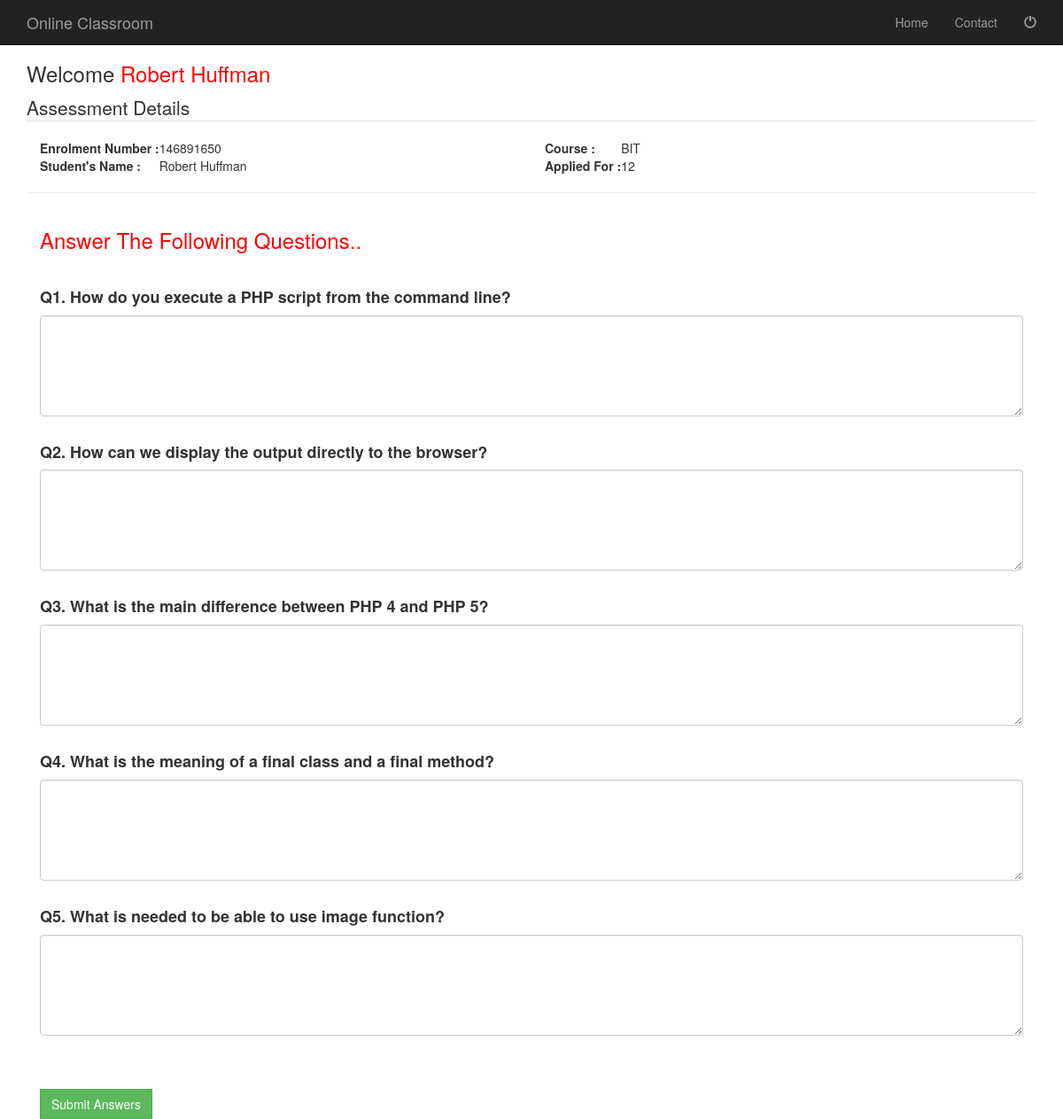
/takeassessment2.php?exid=12 (signed in), run on the app's committed database.
### tables this page shows
CREATE TABLE `studenttable` (
  `Eno` bigint(20) NOT NULL,
  `FName` varchar(30) NOT NULL,
  `LName` varchar(30) NOT NULL,
  `FaName` varchar(30) NOT NULL,
  `Addrs` text NOT NULL,
  `Gender` varchar(6) NOT NULL,
  `Course` varchar(20) NOT NULL,
  `DOB` date NOT NULL,
  `PhNo` bigint(10) NOT NULL,
  `Pass` varchar(20) NOT NULL,
  `Eid` varchar(50) NOT NULL
);

CREATE TABLE `examdetails` (
  `ExamID` int(50) NOT NULL,
  `ExamName` varchar(50) NOT NULL,
  `Q1` varchar(10000) NOT NULL,
  `Q2` varchar(10000) NOT NULL,
  `Q3` varchar(10000) NOT NULL,
  `Q4` varchar(10000) NOT NULL,
  `Q5` varchar(10000) NOT NULL
);

### takeassessment2.php (the view, shortened to what this page needs)
<?php
$userfname = $_SESSION[ "fname" ];
$userlname = $_SESSION[ "lname" ];
$sEno = $_SESSION[ "seno" ];
?>
<?php include('studenthead.php'); ?>
<div class="container">
	<div class="row">
		<div class="col-md-12">
			<h3> Welcome <a href="welcomestudent"><?php echo "<span style='color:red'>".$userfname." ".$userlname."</span>";?></a></h3>
			<?php
			$exid = $_GET[ 'exid' ];
			include( 'database.php' );
			$sql = "select * from  studenttable where Eno='$sEno'";
			$sql2 = "select * from  examdetails where ExamID='$exid'";
			$result = mysqli_query( $connect, $sql );
			$result2 = mysqli_query( $connect, $sql2 );
			while ( $row = mysqli_fetch_array( $result ) ) {
				?>
			<fieldset>
				<legend>Assessment Details</legend>
				<form action="" method="POST" name="update">
					<div class="col-md-6">
						<table>
							<tr>
								<td><strong>Enrolment Number :</strong>
								</td>
								<td>
									<?php $eno=$row['Eno'];
						echo $eno; ?>
								</td>
							</tr>
							<tr>
								<td><strong>Student's Name :</strong>
								</td>
								<td>
									<?php $name=$row['FName']." ".$row['LName'];
									echo $name; ?>
								</td>
							</tr>
						</table>
					</div>
					<div class="col-md-6">
						<table>
							<tr>
								<td><strong>Course :</strong>
								</td>
								<td>
									<?PHP $cc=$row['Course']; echo $cc; ?>
								</td>
							</tr>
							<tr>
								<td><strong>Applied For :</strong>
								</td>
								<td>
									<?PHP echo $exid; ?><br>
								</td>
							</tr>
						</table>
					</div>
					<br>
					<br>
					<hr>
					<?php while ( $row = mysqli_fetch_array( $result2 ) ) {
				?>
					<div class="col-md-12">
						<span style="color: red;"><h3>Answer The Following Questions..</h3></span>
						<br>
						<div>
							<h4> <strong>Q1. <?php $Q_1=$row['Q1']; echo $Q_1; ?></strong></h4>
							<div><textarea name="Q1" rows="5" class="form-control" cols="150" required ></textarea></div>
						</div>
						<br>
						<div>
							<h4> <strong>Q2. <?php $Q_2=$row['Q2']; echo $Q_2; ?></strong></h4>
							<div><textarea name="Q2" rows="5" class="form-control" cols="150" required ></textarea></div>
						</div>
						<br>
						<div>
							<h4> <strong>Q3. <?php $Q_3=$row['Q3']; echo $Q_3; ?></strong></h4>
							<div><textarea name="Q3" rows="5" class="form-control" cols="150" required ></textarea></div>
						</div>
						<br>
						<div>
							<h4> <strong>Q4. <?php $Q_4=$row['Q4']; echo $Q_4; ?></strong></h4>
							<div><textarea name="Q4" rows="5" class="form-control" cols="150" required ></textarea></div>
						</div>
						<br>
						<div>
							<h4> <strong>Q5. <?php $Q_5=$row['Q5']; echo $Q_5; ?></strong></h4>
							<div><textarea name="Q5" rows="5" class="form-control" cols="150" required ></textarea></div>
						</div>
						<br>
						<?php
					}
					?>
						<br><br>
						<button type="submit" name="done" class="btn btn-success" style="border-radius:0px;">Submit Answers</button>
					</div>
				</form>
			</fieldset>
			<?php
			}
			?>
		</div>
	</div>
	<?php include('allfoot.php'); ?>

### css/modern-business.css (style rules this page uses)
html, body { height: 100%; }
body { padding-top: 50px; }

### data on the page
studenttable: Eno "146891650", name "Robert Huffman", Course "BIT"
examdetails: Q1 "How do you execute a PHP script from the command line?", Q2 "How can we display the output directly to the browser?", Q3 "What is the main difference between PHP 4 and PHP 5?", Q4 "What is the meaning of a final class and a final method?", Q5 "What is needed to be able to use image function?"

### other printed values
$userfname "Robert"
$userlname "Huffman"
